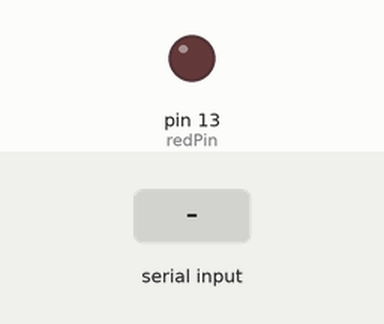
A sketch run on a simulated Arduino Uno, built with avr-gcc and run on an emulated ATmega328P. Parts: output pins drawn as LEDs (lit = HIGH). Dashed ring = blinking. The test bench sets the inputs (shaded band). What the sketch prints to the serial monitor is not drawn.

Above: at 1.2 s.
1.3 s: "90,45\n" received over Serial
At 1.7 s:
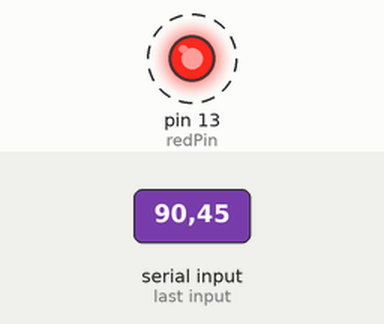
Timing chart, 0 to 10.3 s (numbered marks = the images above; inputs shaded):
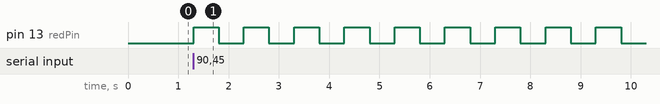

Measured:
- after the input at 1.3 s, pin 13 (redPin): alternates HIGH for 0.50 s and LOW for 0.50 s, starting at once

The sketch:

int_reading_serial.ino
```cpp
int numBlinks;
String msg= "How many blinks do you want: ";
int i = 0;
int redPin = 13;
int blinkTime = 500;

void setup() {
  // put your setup code here, to run once:
  pinMode(redPin, OUTPUT);
  Serial.begin(9600);
}

void loop() {
  // put your main code here, to run repeatedly:
  Serial.println(msg); // Ask
  // Wait
  while(Serial.available() == 0) {

  }
  // Read
  numBlinks = Serial.parseInt();

  // Blink the LED
  for(i=0; i<numBlinks; i++) {
    digitalWrite(redPin, HIGH);
    delay(blinkTime);
    digitalWrite(redPin, LOW);
    delay(blinkTime);
  }
}
```
